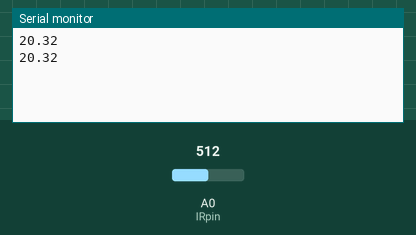
The sketch below on a simulated Arduino Uno, built with avr-gcc and run on an emulated ATmega328P. Parts: the last lines printed to the serial monitor. The test bench sets the inputs (shaded band); at power-on: A0 (IRpin) = 512.

Above: at 1.8 s.
1.9 s: A0 (IRpin) set to 0
At 2.8 s:
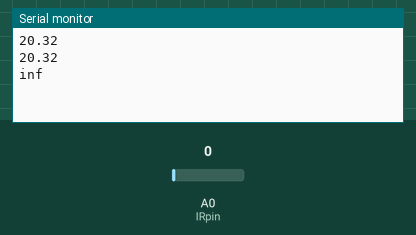
4.5 s: A0 (IRpin) set to 122
At 5.6 s:
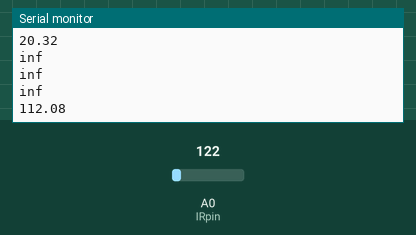

Measured:
- after the input at 1.9 s, the serial monitor: prints a new line after 0.10 s (image 1)
- after the input at 4.5 s, the serial monitor: prints a new line after 0.50 s (image 2)

The sketch:

infrared_sensor.ino
```cpp
int IRpin = 0;                                    // analog pin for reading the IR sensor
float sensorValue, distance;

void setup()
{
  Serial.begin(9600);                             // start the serial port
  pinMode(IRpin, INPUT);//set infrared sensor
}

void loop()
{
  sensorValue = analogRead(IRpin);
  sensorValue *= 0.0048828125;
  distance = 60.495 * pow(sensorValue,-1.1904);

  Serial.println(distance);

  delay(1000);
}
```
